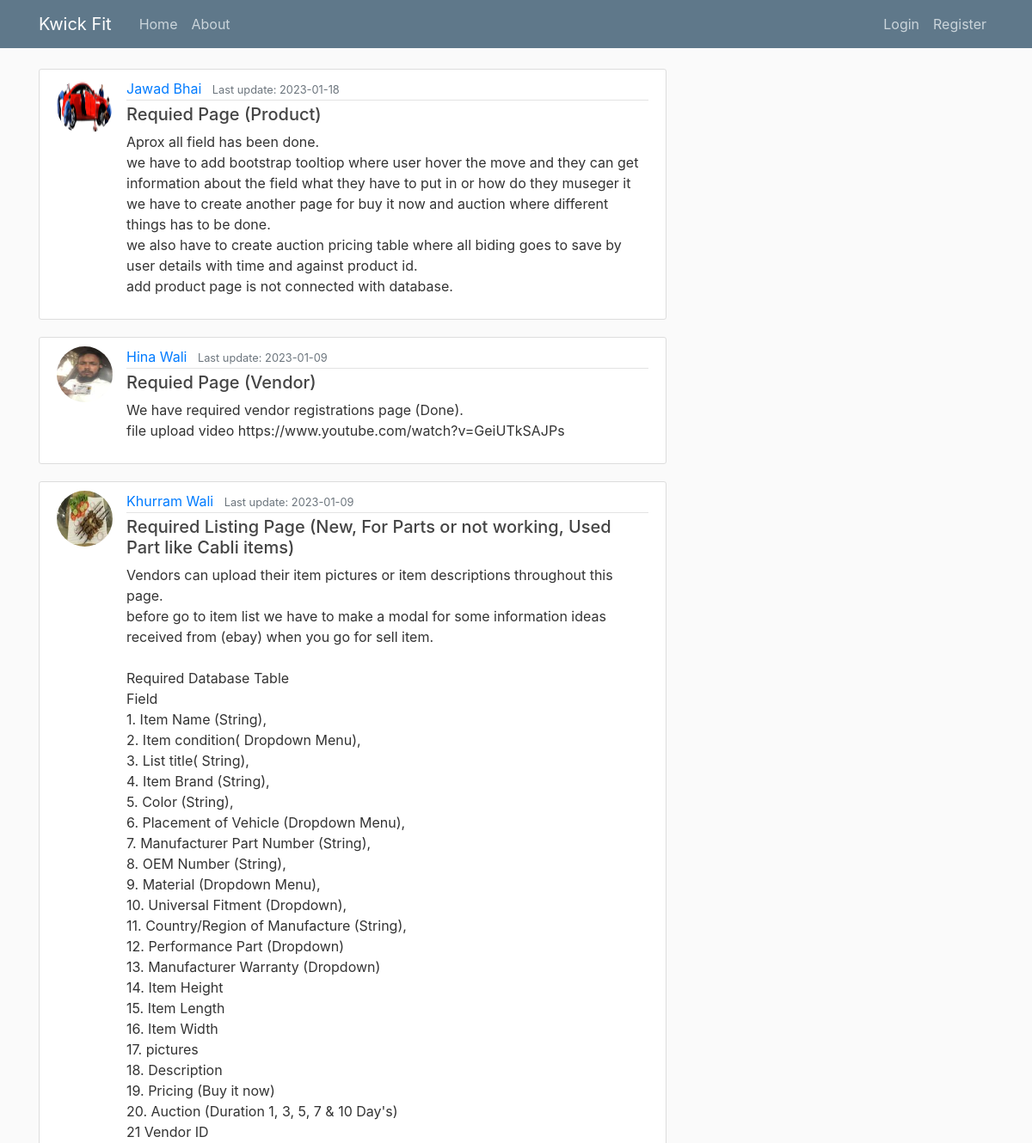
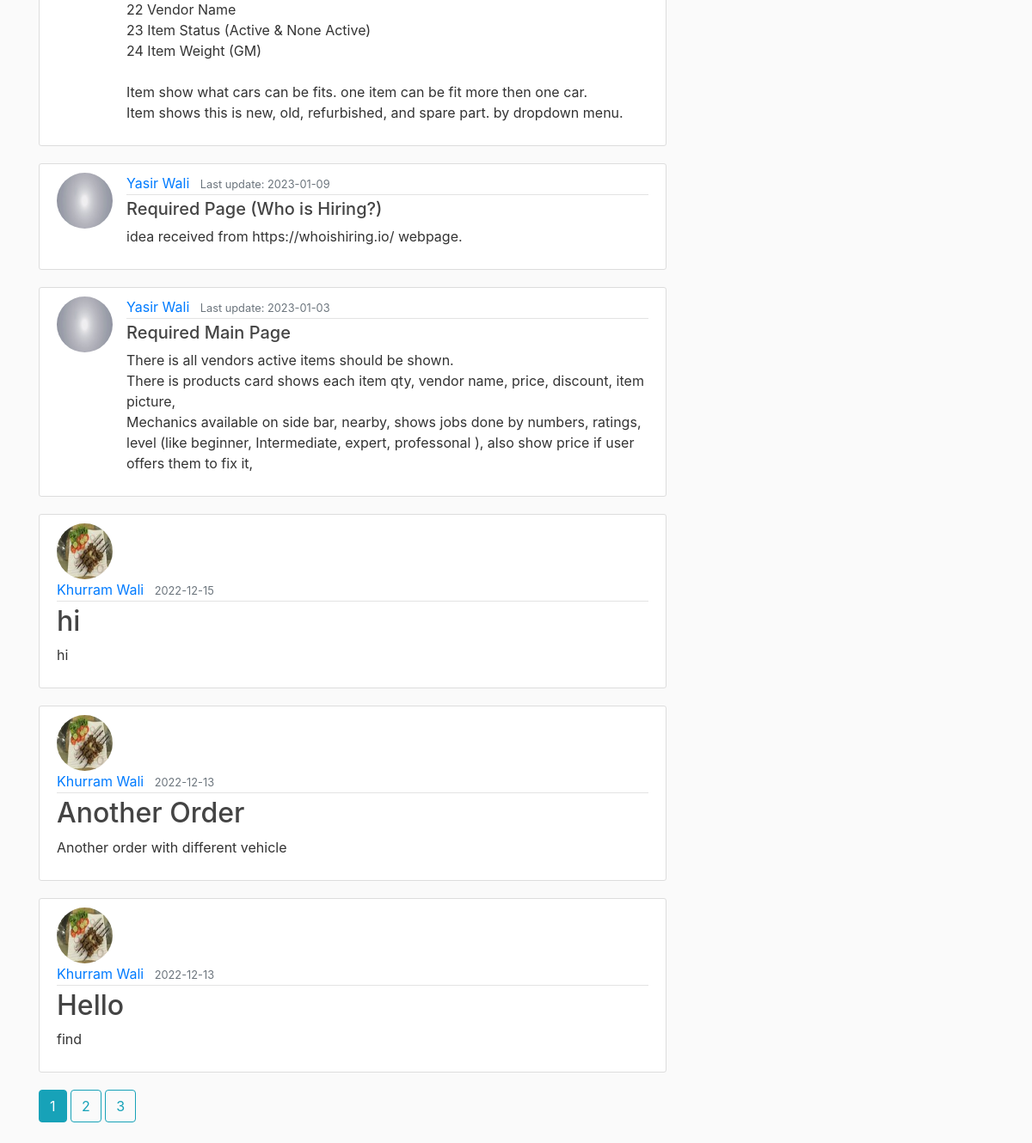
The page / on the database its author committed (2 pictures, top to bottom).
### website/models.py (models this page shows, shortened)
class Post(db.Model):
    id = db.Column(db.Integer, primary_key=True)
    title = db.Column(db.String(100), nullable=False)
    date_posted = db.Column(db.DateTime, nullable=False,
                            default=datetime.utcnow)
    update_posted = db.Column(db.DateTime,
                              default=datetime.utcnow, onupdate=datetime.utcnow)
    content = db.Column(db.Text, nullable=False)
    user_id = db.Column(db.Integer, db.ForeignKey('user.id'), nullable=False)

class User(db.Model, UserMixin):
    id = db.Column(db.Integer, primary_key=True)
    username = db.Column(db.String(20), unique=True, nullable=False)
    email = db.Column(db.String(120), unique=True, nullable=False)
    image_file = db.Column(db.String(50), nullable=False,
                           default='default.png')
    password = db.Column(db.String(100), nullable=False)
    timestamp = db.Column(db.DateTime, nullable=False,
                          default=datetime.utcnow)
    last_update = db.Column(db.DateTime,
                            default=datetime.utcnow, onupdate=datetime.utcnow)
    fname = db.Column(db.String(20))
    mname = db.Column(db.String(20))
    lname = db.Column(db.String(20))
    profession = db.Column(db.Integer, nullable=False)
    cnic_num = db.Column(db.String(13), unique=True)
    phone_num = db.Column(db.String(11), unique=True)
    country = db.Column(db.Integer, nullable=False)
    state = db.Column(db.Integer, nullable=False)
    city = db.Column(db.Integer, nullable=False)
    districts = db.Column(db.Integer, nullable=False)
    town = db.Column(db.Integer, nullable=False)
    area = db.Column(db.Integer, nullable=False)
    house = db.Column(db.String(50))
    street = db.Column(db.String(50))
    verification_remarks = db.Column(
        db.String(250), default="User not verified for work on this plateform")
    detail_verified = db.Column(db.Boolean, default=False)
    is_admin = db.Column(db.Boolean, default=False)
    level = db.Column(db.String(50), default="User")
    company_name = db.Column(db.String(50), nullable=False)
    mobile = db.Column(db.String(11), nullable=False)
    img_ntn = db.Column(db.String(50), nullable=False,
                        default='image-not-found.jpg')
    img_logo = db.Column(db.String(50), nullable=False,
                         default='image-not-found.jpg')
    webpage = db.Column(db.String(100), nullable=False)
    leaving_date = db.Column(db.DateTime, nullable=False,
                             default=datetime.utcnow)
    leaving_comint = db.Column(
        db.String(1000), default="Empty", nullable=False)
    orders = db.relationship('Neworder', backref='author', lazy='dynamic')
    posts = db.relationship('Post', backref='author', lazy='dynamic')
    user_vehicles = db.relationship(
        'Uservehicle', backref='user', lazy='dynamic')
    products = db.relationship('Product', backref='user', lazy='dynamic')
    brands = db.relationship('Brand', backref='user', lazy='dynamic')
    itemconds = db.relationship('Itemcond', backref='user', lazy='dynamic')
    colors = db.relationship('Color', backref='user', lazy='dynamic')
    placementofvehicles = db.relationship(
        'Placementofvehicle', backref='user', lazy='dynamic')
    materials = db.relationship(
        'Material', backref='user', lazy='dynamic')

class Neworder(db.Model):
    id = db.Column(db.Integer, primary_key=True)
    order = db.Column(db.String(100), nullable=False)
    order_posted_date = db.Column(db.DateTime, nullable=False,
                                  default=datetime.utcnow)
    order_content = db.Column(db.Text, nullable=False)
    user_id = db.Column(db.Integer, db.ForeignKey('user.id'), nullable=False)
    user_vehicles = db.Column(db.Integer, db.ForeignKey(
        'uservehicle.id'), nullable=False)

### website/views.py (the view)
@views.route('/')
def home():
    page = request.args.get('page', 1, type=int)
    posts = Post.query.order_by(
        Post.update_posted.desc()).paginate(page=page, per_page=5)
    neworders = Neworder.query.order_by(
        Neworder.order_posted_date.desc())
    return render_template('home.html', title='Home', posts=posts, neworders=neworders)

### website/templates/home.html
{% extends 'base.html' %}
{% block content %}
{% for post in posts.items %}
<article class="media content-section">
    <img class="rounded-circle article-img"
        src="{{ url_for('static', filename='profile_pics/' + post.author.image_file) }}">
    <div class="media-body">
        <div class="article-metadata">
            <a class="mr-2" href="{{ url_for('views.user_posts', username=post.author.username)}}">
                {% if post.author.fname == None %}
                {{ post.author.username }}
                {% else %}
                {% if post.author.mname == None %}
                {{ post.author.fname }} {{ post.author.lname }}
                {% else %}
                {{ post.author.fname }} {{ post.author.mname }} {{ post.author.lname }}
                {% endif %}
                {% endif %}
            </a>
            <small class="text-muted">Last update: {{ post.update_posted.strftime('%Y-%m-%d')
                }}</small>
        </div>
        <h5><a class="article-title" href="{{ url_for('posts.post', post_id=post.id) }}">{{ post.title
                }}</a></h5>
        <p class="article-content">{{ post.content }}</p>
    </div>
</article>
{% endfor %}
{% for neworder in neworders %}
<article class="media content-section">
    <div class="media-body">
        <img class="rounded-circle article-img"
            src="{{ url_for('static', filename='profile_pics/' + neworder.author.image_file) }}">
        <div class="article-metadata">
            <a class="mr-2" href="{{ url_for('views.user_order', username=neworder.author.username)}}">
                {% if neworder.author.fname == None %}
                {{ neworder.author.username }}
                {% else %}
                {% if neworder.author.mname == None %}
                {{ neworder.author.fname }} {{ neworder.author.lname }}
                {% else %}
                {{ neworder.author.fname }} {{ neworder.author.mname }} {{ neworder.author.lname }}
                {% endif %}
                {% endif %}
            </a>
            <small class="text-muted">{{ neworder.order_posted_date.strftime('%Y-%m-%d') }}</small>
        </div>
        <h2><a class="article-title" href="{{ url_for('work_order.orderview', order_id=neworder.id) }}">{{
                neworder.order }}</a></h2>
        <p class="article-content">{{ neworder.order_content }}</p>
    </div>
</article>
{% endfor %}
{% for page_num in posts.iter_pages(left_edge=1, right_edge=1, left_current=1, right_current=2) %}
{% if page_num %}
{% if posts.page == page_num %}
<a class="btn btn-info mb-4" href="{{ url_for('views.home', page=page_num)}}">{{ page_num }}</a>
{% else %}
<a class="btn btn-outline-info mb-4" href="{{ url_for('views.home', page=page_num)}}">{{ page_num }}</a>
{% endif %}
{% else %}
...
{% endif %}
{% endfor %}
{% endblock content %}

### website/templates/base.html (shortened to what this page needs)
<!DOCTYPE html>
<html>
<head>
    <link rel="stylesheet" href="https://cdn.jsdelivr.net/npm/bootstrap@4.4.1/dist/css/bootstrap.min.css"
>
    <link rel="stylesheet" href="https://cdn.jsdelivr.net/npm/bootstrap-icons@1.9.1/font/bootstrap-icons.css">
    <link rel="stylesheet" type="text/css" href="{{ url_for('static', filename='main.css') }}">
</head>
<body>
    <header class="site-header">
        <nav class="navbar navbar-expand-md navbar-dark bg-steel fixed-top">
            <div class="container">
                <a class="navbar-brand mr-4" href="/">Kwick Fit</a>
                <div class="collapse navbar-collapse" id="navbarToggle">
                    <div class="navbar-nav mr-auto">
                        {% if current_user.is_authenticated %}
                        <a class="nav-item nav-link" href="{{url_for('views.home')}}">Home</a>
                        <a class="nav-item nav-link" href="{{url_for('auth.coregister')}}">Become a patner</a>
                        <a class="nav-item nav-link" href="{{url_for('views.about')}}">About</a>
                        {% else %}
                        <a class="nav-item nav-link" href="{{url_for('views.home')}}">Home</a>
                        <a class="nav-item nav-link" href="{{url_for('views.about')}}">About</a>
                        {% endif %}
                    </div>
                    <div class="navbar-nav">
                        {% if current_user.is_authenticated %}
                        <div class="dropdown">
                            <button class="btn btn-secondary dropdown-toggle" type="button" id="dropdownMenuButton"
                                data-toggle="dropdown" aria-haspopup="true" aria-expanded="false">
                                {% if current_user.fname == None %}
                                {{ current_user.username }}
                                {% else %}
                                {% if current_user.mname == None %}
                                {{ current_user.fname }} {{ current_user.lname }}
                                {% else %}
                                {{ current_user.fname }} {{ current_user.mname }} {{ current_user.lname }}
                                {% endif %}
                                {% endif %}
                            </button>
                            <div class="dropdown-menu" aria-labelledby="dropdownMenuButton">
                                <a class="dropdown-item" href="{{url_for('auth.logout')}}">Logout</a>
                                <a class="dropdown-item" href="{{url_for('auth.account')}}">Account</a>
                                <a class="dropdown-item" href="{{url_for('posts.new_post')}}">New Post</a>
                                <a class="dropdown-item" href="{{url_for('vehi.uservehicle')}}">Manage Vehicle</a>
                                <a class="dropdown-item" href="{{url_for('work_order.create_work_order')}}">Work
                                    Order</a>
                                <a class="dropdown-item" href="{{url_for('auth.dashboard')}}">Dashboard</a>
                                <a class="dropdown-item" href="{{url_for('prod.full_prod')}}">Full Product</a>
                                <a class="dropdown-item" href="{{url_for('prod.add_prod')}}">Add Product</a>
                            </div>
                        </div>
                        {% else %}
                        <a class="nav-item nav-link" href="{{url_for('auth.login')}}">Login</a>
                        <a class="nav-item nav-link" href="{{url_for('auth.register')}}">Register</a>
                        {% endif %}
                    </div>
                </div>
            </div>
        </nav>
    </header>
    <main role="main" class="container">
        <div class="row">
            <div class="col-md-8">
                {% block content %}
                {% endblock %}
            </div>
            <div class="col-md-4">
            </div>
        </div>
    </main>
</body>
</html>

### website/static/main.css (style rules this page uses)
* { margin: 0; padding: 0; box-sizing: border-box; }
body { background: #fafafa; color: #333333; margin-top: 5rem; min-height: 100vh; overflow-x: hidden; }
h1, h2, h3, h4, h5, h6 { color: #444444; }
.bg-steel { background-color: #5f788a; }
.site-header .navbar-nav .nav-link { color: #cbd5db; }
.content-section { background: #ffffff; padding: 10px 20px; border: 1px solid #dddddd; border-radius: 3px; margin-bottom: 20px; -webkit-border-radius: 3px; -moz-border-radius: 3px; -ms-border-radius: 3px; -o-border-radius: 3px; }
.article-title { color: #444444; }
.article-content { white-space: pre-line; }
.article-img { height: 65px; width: 65px; margin-right: 16px; }
.article-metadata { padding-bottom: 1px; margin-bottom: 4px; border-bottom: 1px solid #e3e3e3 }

### rows shown on the page
Post: image_file (picture), author.fname "Jawad", author.lname "Bhai", update_posted "2023-01-18", title "Requied Page (Product)", content "Aprox all field has been done. we have to add bootstrap tooltiop where user hover the move and they can get information about the field what they have to put in or how do they museger it we have to create another page for buy it now and auction where different things has to be done. we also have to create auction pricing table where all biding goes to save by user details with time and against product id. add product page is not connected with database."
Post: image_file (picture), author.fname "Hina", author.lname "Wali", update_posted "2023-01-09", title "Requied Page (Vendor)", content "We have required vendor registrations page (Done). file upload video https://www.youtube.com/watch?v=GeiUTkSAJPs"
Post: image_file (picture), author.fname "Khurram", author.lname "Wali", update_posted "2023-01-09", title "Required Listing Page (New, For Parts or not working, Used Part like Cabli items)", content "Vendors can upload their item pictures or item descriptions throughout this page. before go to item list we have to make a modal for some information ideas received from (ebay) when you go for sell item. Required Database Table Field 1. Item Name (String), 2. Item condition( Dropdown Menu), 3. List title( String), 4. Item Brand (String), 5. Color (String), 6. Placement of Vehicle (Dropdown Menu), 7. Manufacturer Part Number (String), 8. OEM Number (String), 9. Material (Dropdown Menu), 10. Universal Fitment (Dropdown), 11. Country/Region of Manufacture (String), 12. Performance Part (Dropdown) 13. Manufacturer Warranty (Dropdown) 14. Item Height 15. Item Length 16. Item Width 17. pictures…"
Post: image_file (picture), author.fname "Yasir", author.lname "Wali", update_posted "2023-01-09", title "Required Page (Who is Hiring?)", content "idea received from https://whoishiring.io/ webpage."
Post: image_file (picture), author.fname "Yasir", author.lname "Wali", update_posted "2023-01-03", title "Required Main Page", content "There is all vendors active items should be shown. There is products card shows each item qty, vendor name, price, discount, item picture, Mechanics available on side bar, nearby, shows jobs done by numbers, ratings, level (like beginner, Intermediate, expert, professonal ), also show price if user offers them to fix it,"
Neworder: image_file (picture), author.fname "Khurram", author.lname "Wali", order_posted_date "2022-12-15", order "hi", order_content "hi"
Neworder: image_file (picture), author.fname "Khurram", author.lname "Wali", order_posted_date "2022-12-13", order "Another Order", order_content "Another order with different vehicle"
Neworder: image_file (picture), author.fname "Khurram", author.lname "Wali", order_posted_date "2022-12-13", order "Hello", order_content "find"

### other values the page prints
{{ page_num }} "1"
{{ page_num }} "2" "3"
